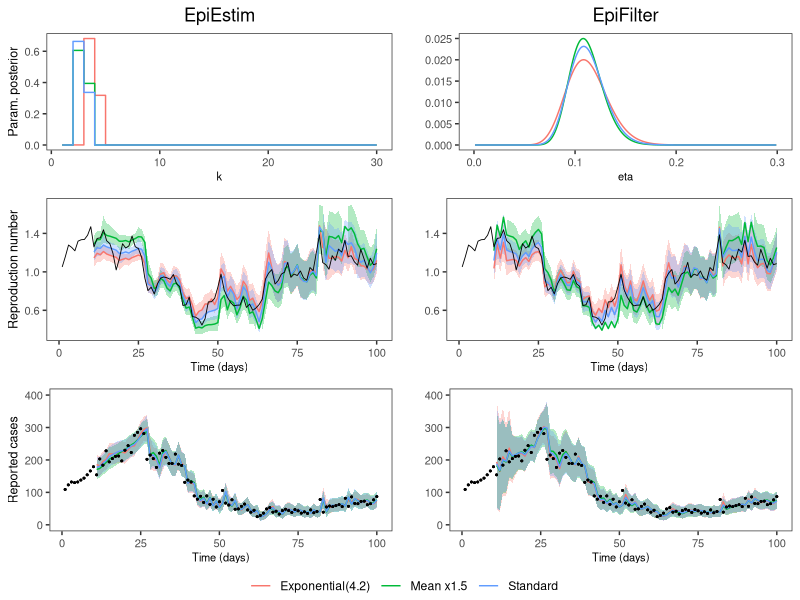

The R script that drew this image: (Note: this script raises an error after producing the figure.)


rm(list=ls())

library(tidyverse)
library(cowplot)

custom_theme <- theme_bw() +
  theme(
    axis.title.y = element_text(size=9),
    axis.title.x = element_text(size=8),
    axis.text = element_text(size=8),
    strip.background = element_blank(),
    strip.text = element_text(size=9),
    plot.title = element_text(hjust = 0.5),
    panel.grid = element_blank(),
    legend.position = "none"
  )

# Load the data
df = read.csv("paper/outputs/s9_SImisspec.csv") %>% filter(fit=="Marginalised")
df_params_ee = read.csv("paper/outputs/s9_SImisspec_epiestimposteriors.csv") 
df_params_ef = read.csv("paper/outputs/s9_SImisspec_epifilterposteriors.csv") 

# Calculate coverage statistics
df_coverage = df %>%
  filter(t>10) %>%
  group_by(simulation, model, fit) %>%
  summarise(Rt_coverage = 100*round(mean((TrueRt <= upper) & (TrueRt >= lower)), digits=3),
            Ct_coverage = 100*round(mean((Cases <= upper_cases) & (Cases >= lower_cases)), digits=3),
            score = signif(mean(crps), 3))

# Make individual plots
plt_param_ef = ggplot(df_params_ef) +
  geom_line(aes(x=eta, y=p, color=simulation)) +
  xlim(c(0, 0.3)) +
  theme_bw() +
  labs(color="") + theme(legend.direction="horizontal") +
  ggtitle("EpiFilter") +
  xlab("eta") + ylab("")

plt_Rt_ef = ggplot(df %>% filter(model=="EpiFilter")) +
  geom_ribbon(aes(x=t, ymin=lower, ymax=upper, fill=simulation), alpha=0.3, data=.%>%filter(t>10)) +
  geom_line(aes(x=t, y=mean, color=simulation), data=.%>%filter(t>10)) +
  geom_line(aes(x=t, y=TrueRt), color="black", lwd=0.3) +
  custom_theme +
  xlab("Time (days)") + ylab("") +
  ylim(0.35, 1.7)

plt_Ct_ef = ggplot(df %>% filter(model=="EpiFilter")) +
  geom_ribbon(aes(x=t, ymin=lower_cases, ymax=upper_cases, fill=simulation), alpha=0.3, data=.%>%filter(t>10)) +
  geom_line(aes(x=t, y=mean_cases, color=simulation), data=.%>%filter(t>10)) +
  geom_point(aes(x=t, y=Cases), color="black", size=0.3) +
  custom_theme +
  xlab("Time (days)") + ylab("") +
  ylim(0,400)

plt_param_ee = ggplot(df_params_ee %>% filter(model=="EpiEstim")) +
  geom_step(aes(x=k, y=p, color=simulation)) +
  custom_theme +
  ggtitle("EpiEstim") +
  xlab("k") + ylab("Param. posterior")

plt_Rt_ee = ggplot(df %>% filter(model=="EpiEstim")) +
  geom_ribbon(aes(x=t, ymin=lower, ymax=upper, fill=simulation), alpha=0.3, data=.%>%filter(t>10)) +
  geom_line(aes(x=t, y=mean, color=simulation), data=.%>%filter(t>10)) +
  geom_line(aes(x=t, y=TrueRt), color="black", lwd=0.3) +
  custom_theme +
  xlab("Time (days)") + ylab("Reproduction number") +
  ylim(0.35, 1.7)

plt_Ct_ee = ggplot(df %>% filter(model=="EpiEstim")) +
  geom_ribbon(aes(x=t, ymin=lower_cases, ymax=upper_cases, fill=simulation), alpha=0.3, data=.%>%filter(t>10)) +
  geom_line(aes(x=t, y=mean_cases, color=simulation), data=.%>%filter(t>10)) +
  geom_point(aes(x=t, y=Cases), color="black", size=0.3) +
  custom_theme +
  xlab("Time (days)") + ylab("Reported cases") +
  ylim(0,400)


# Put it all together
legend = get_legend(plt_param_ef)
plt = plot_grid(plt_param_ee, plt_param_ef + custom_theme, plt_Rt_ee, plt_Rt_ef, plt_Ct_ee, plt_Ct_ef, ncol=2)
plt_with_legend = plot_grid(plt, legend, ncol=1, rel_heights=c(1, 0.05))
plt_with_legend
ggsave(paste0("paper/figures/sx_gentimemisspec.png"), plt_with_legend, dpi=300, width=20, height=14, units="cm")
